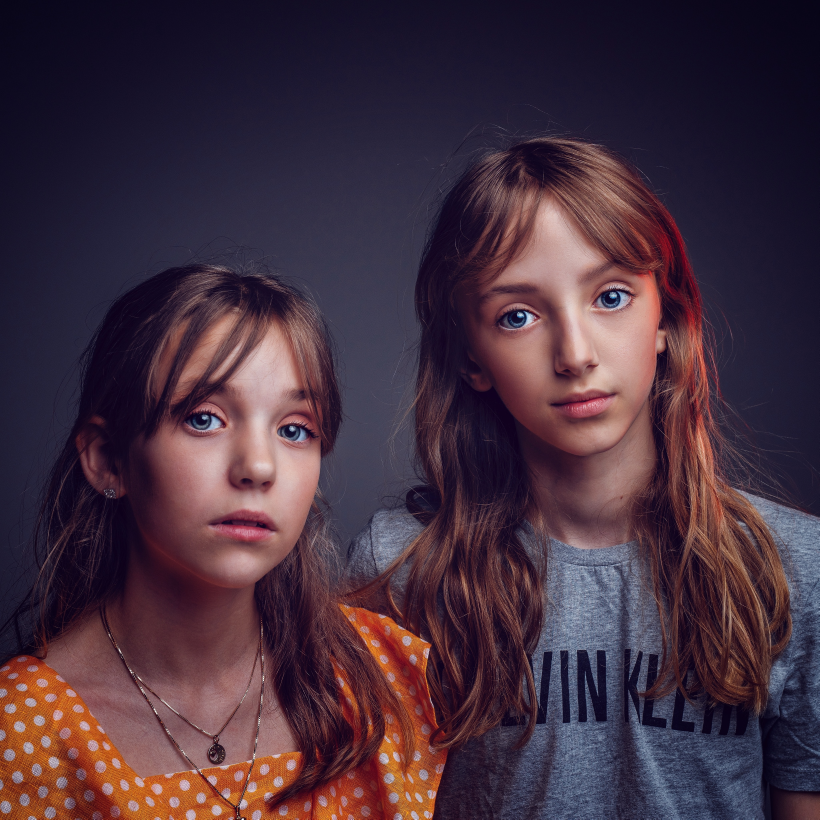
#> input picture img.jpg, 4096 x 4096 px (shown at 1/5 size)
$ jupyter execute face_detection.ipynb
#> lines starting #> are read from the running program, lines starting #| are printed output that depends on the picture
[cell 1]
import cv2

[cell 2]
faceCascade=cv2.CascadeClassifier(cv2.data.haarcascades + "haarcascade_frontalface_default.xml")

[cell 3]
image=cv2.imread("img.jpg")
#> image is the input picture: shape (4096, 4096, 3); mean B, G, R 62, 48.1, 69.4

[cell 4]
from matplotlib import pyplot as plt
plt.imshow(image)

[cell 5]
RGB_img=cv2.cvtColor(image,cv2.COLOR_BGR2RGB)
plt.imshow(RGB_img)

[cell 6]
GR_img=cv2.cvtColor(RGB_img,cv2.COLOR_BGR2GRAY)
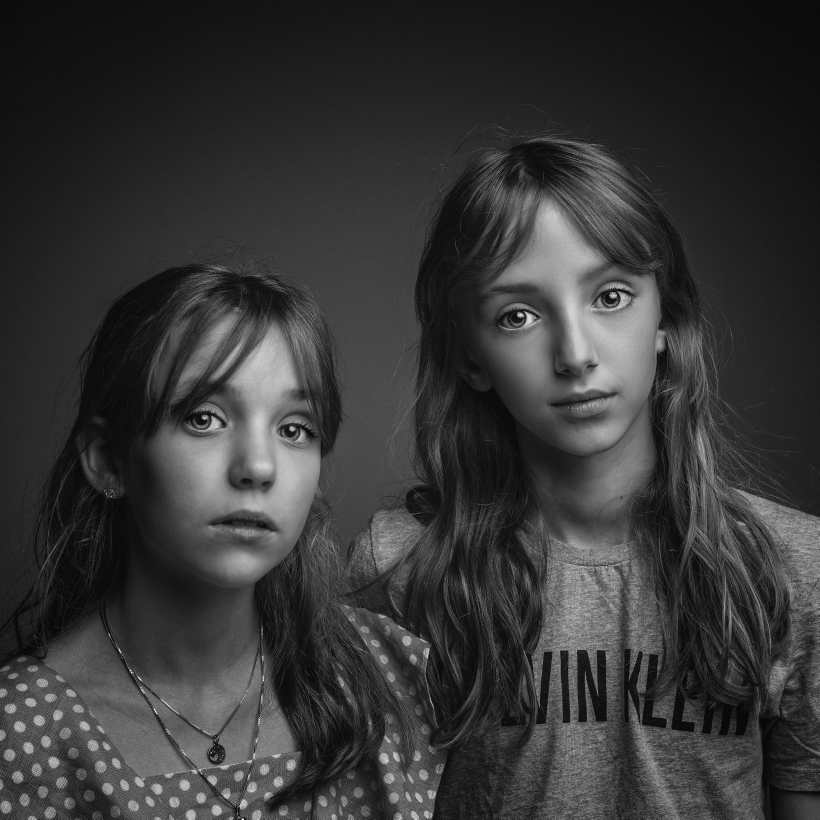
#> GR_img: shape (4096, 4096) (shown at 1/5 size); min 0, max 255, mean 54.6
plt.imshow(GR_img)

[cell 7]
faces=faceCascade.detectMultiScale(
    GR_img,
    scaleFactor=1.5,
    minNeighbors=5,
    minSize=(20,20)
)
#> faces = [[2175, 980, 1384, 1384], [526, 1564, 1384, 1384]]

print(faces)
#| [[2175  980 1384 1384]
#|  [ 526 1564 1384 1384]]

[cell 8]
for x, y, w, h in faces:
    image=cv2.rectangle(image,(x,y),(x+w,y+h),(0,0,255),10)
#> this loop made 2 passes
RGB_img=cv2.cvtColor(image,cv2.COLOR_BGR2RGB)
plt.imshow(RGB_img)

[cell 9]
resized=cv2.resize(image,(int(image.shape[1]/3), int(image.shape[0]/3)))
